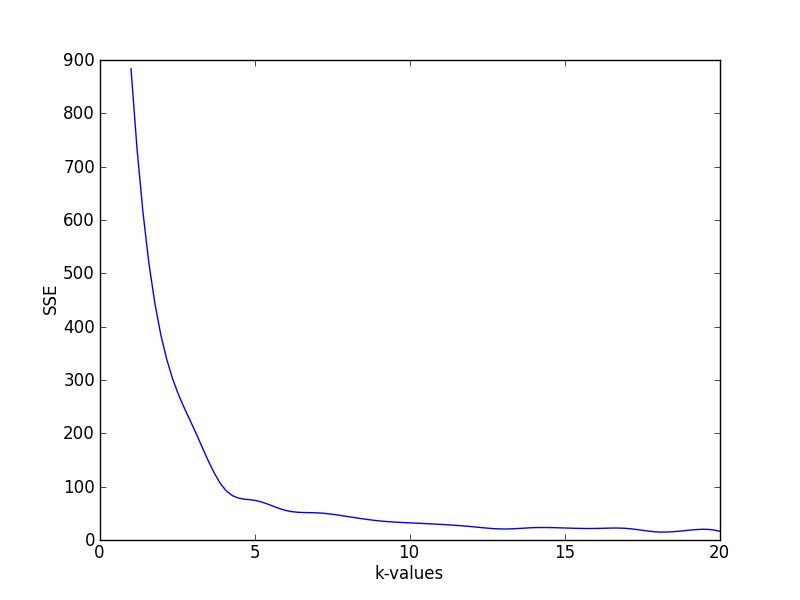

Here is the Python script that generated this plot:
# k-means clustering
# Daniel Alabi and Cody Wang

import math
import random
from heapq import *
import matplotlib.pyplot as plt
import numpy as np
from scipy.interpolate import spline


# selects centers using the "refined cluster centers"
# algorithm which clusters a random sample of the data
# n times (n=50 in this case) and then clusters
# the resulting centers
def selcentersfancy(data, k):   
    allcenters = []
    for i in range(50):
        # grab a random sample of size, 
        # a 10th of the size of the original dataset
        randomdata = [data[int(random.random()*(len(data)-1))] for j in range(len(data)/10)]
        (sse, centers, clusters) = kmeans(randomdata, k, 1)
        for j in range(len(centers)):
            if centers[j] not in allcenters:
                allcenters.append(centers[j])
    (sse, centers, clusters) = kmeans(allcenters, k, 1)
    return centers

# selects centers randomly
def selcentersrand(data, k):
    minmaxattrs = [(min([row[j] for row in data]), max([row[j] for row in data])) \
                   for j in range(1, 5)]
    return [[mini+random.random()*(maxi-mini) for (mini, maxi) in minmaxattrs] for i in range(k)]
    
# returns the euclidean squared distance
# between point1 and point2
def euclideansq(point1, point2):
    return sum([(point1[i]-point2[i])**2 for i in range(1, 5)])
 
# returns (centers, clusters)
# where centers (centroids, in this case) are the final centers of the 
# k-means clustering
# and clusters is a list of size k
# where clusters[i] -> cluster corresponding to centers[i]
def kmeans(data, k, method):
    if method == 1:
        centers = selcentersrand(data, k)
        # make selected centers look like rows of data
        for center in centers:
            center.insert(0, "")
    else:
        centers = selcentersfancy(data, k)

    lastclusters = None
    while True:
        clusters = [[] for i in range(k)]
        # heap used to store the SSE for each point
        pointerrors = []
        # assign points to the closest center
        for i in range(len(data)):
            row = data[i]
            closest = 0 
            closestdist = euclideansq(centers[closest], row)
            for j in range(len(centers)):
                d = euclideansq(centers[j], row)
                if d < euclideansq(centers[closest], row):
                    closest = j
                    closestdist = d
            clusters[closest].append(i)
            # use pointerrors as a max heap to get
            # the points with the most error
            heappush(pointerrors, (-closestdist, i))

        emptyclusterfound = False
        # get indices for all empty clusters
        for i in range(len(clusters)):
            if len(clusters[i]) == 0:
                (error, rowindex) = heappop(pointerrors)
                centers[i] = data[rowindex]
                clusters[i] = [rowindex]
                emptyclusterfound = True

        if lastclusters == clusters and not emptyclusterfound: break
        lastclusters = clusters        

        # re-calculate the new cluster centers (centroids)
        for i in range(k):
            cluster = clusters[i]
            centers[i] = [sum([data[rowindex][j] for rowindex in cluster])/float(len(cluster)) for j in range(1, 5)]
            # make centers "look like" actual data points
            centers[i].insert(0, "")
        sse = sum([-x for (x, y) in pointerrors])

    sse = sum([-x for (x, y) in pointerrors])
    # clusters[i] corresponds to the row indices of the data
    # belonging to the ith cluster
    return (sse, centers, clusters)

# Calculates the Euclidean magnitude of the line
def euclidean(line):
    return math.sqrt(sum([int((line[i]))**2 for i in range(1, 5)]))

if __name__=="__main__":
    f = open("wp_namespace.txt")
    cols = f.readline().split()
    data = []
    for line in f:
        newline = line.strip().split('\t')
        euclideansum = euclidean(newline)
        newline[1] = float(newline[1])/euclideansum
        newline[2] = float(newline[2])/euclideansum
        newline[3] = float(newline[3])/euclideansum
        newline[4] = float(newline[4])/euclideansum
        data.append(newline)
    # print data
    k = int(raw_input("Enter the value for k: "))
    print "Choose the method you wish to use to select initial cluster centers"
    method = int(raw_input("Enter 1 for random, 2 for fancy (farthest from closest center):  "))
    (sse, finalcenters, clusters) = kmeans(data, k, method)
    for i in range(len(finalcenters)):
        print "=============Center============"
        print finalcenters[i]
        print "================================"
        for j in clusters[i]:
            print data[j]
        print "================================"
    print "total sse: "
    print sse
    
    sses = []
    kvalues = range(1, 21)
    for k in kvalues:
        sses.append(kmeans(data, k, 2)[0])
    # ============= Code to Plot kvalues against Percentage Correct ========== #
    xdata = np.array(kvalues)
    ydata = np.array(sses)

    plt.xlabel("k-values")
    plt.ylabel("SSE")

    xnew = np.linspace(xdata.min(), xdata.max(), len(kvalues)*5)
    ysmooth = spline(xdata, ydata, xnew)
    
    plt.plot(xnew, ysmooth)
    plt.show()
    # ==================================================================#
    
        
    
    
